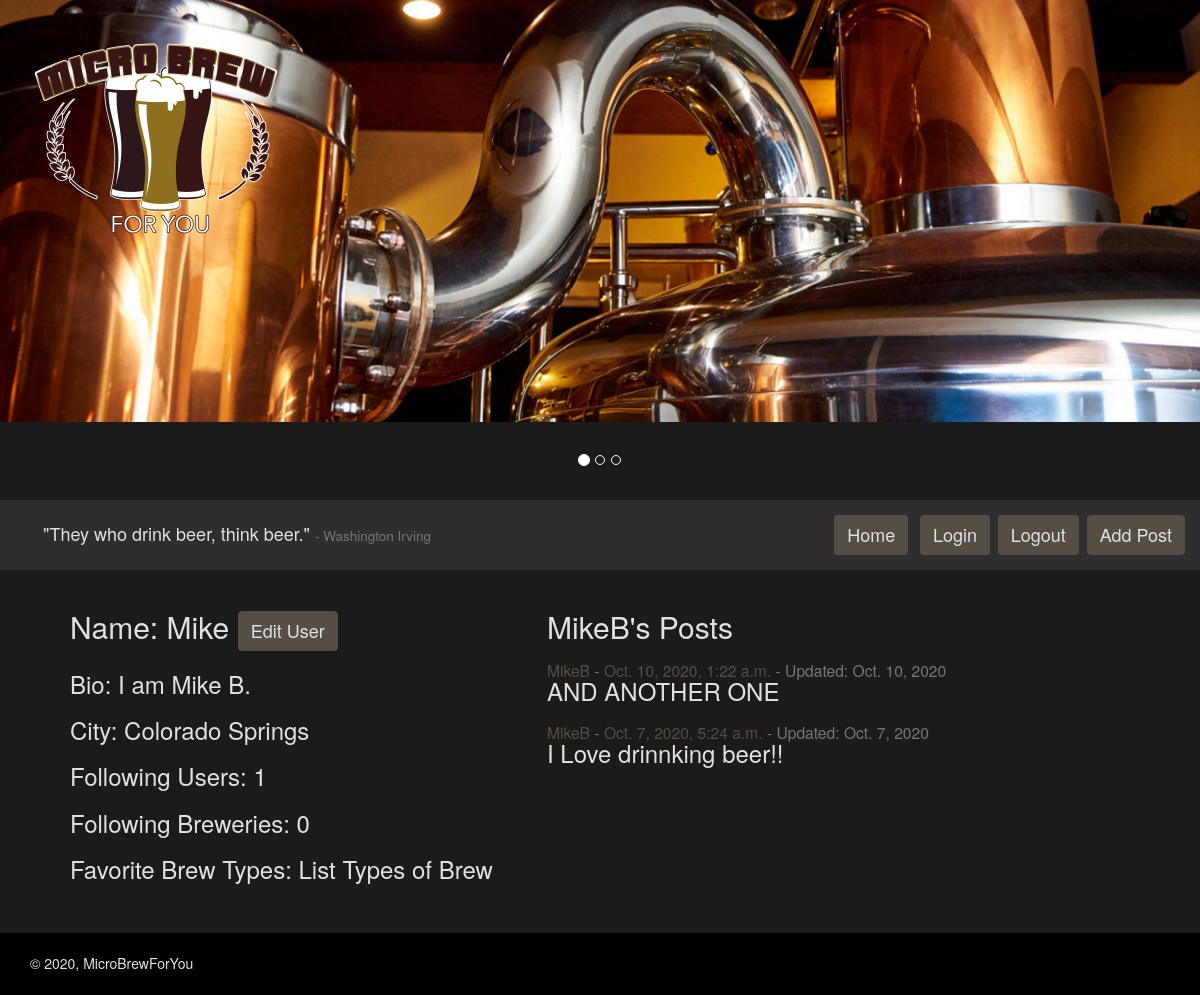
/user/4/ (signed in), run on an earlier commit of the app's database.
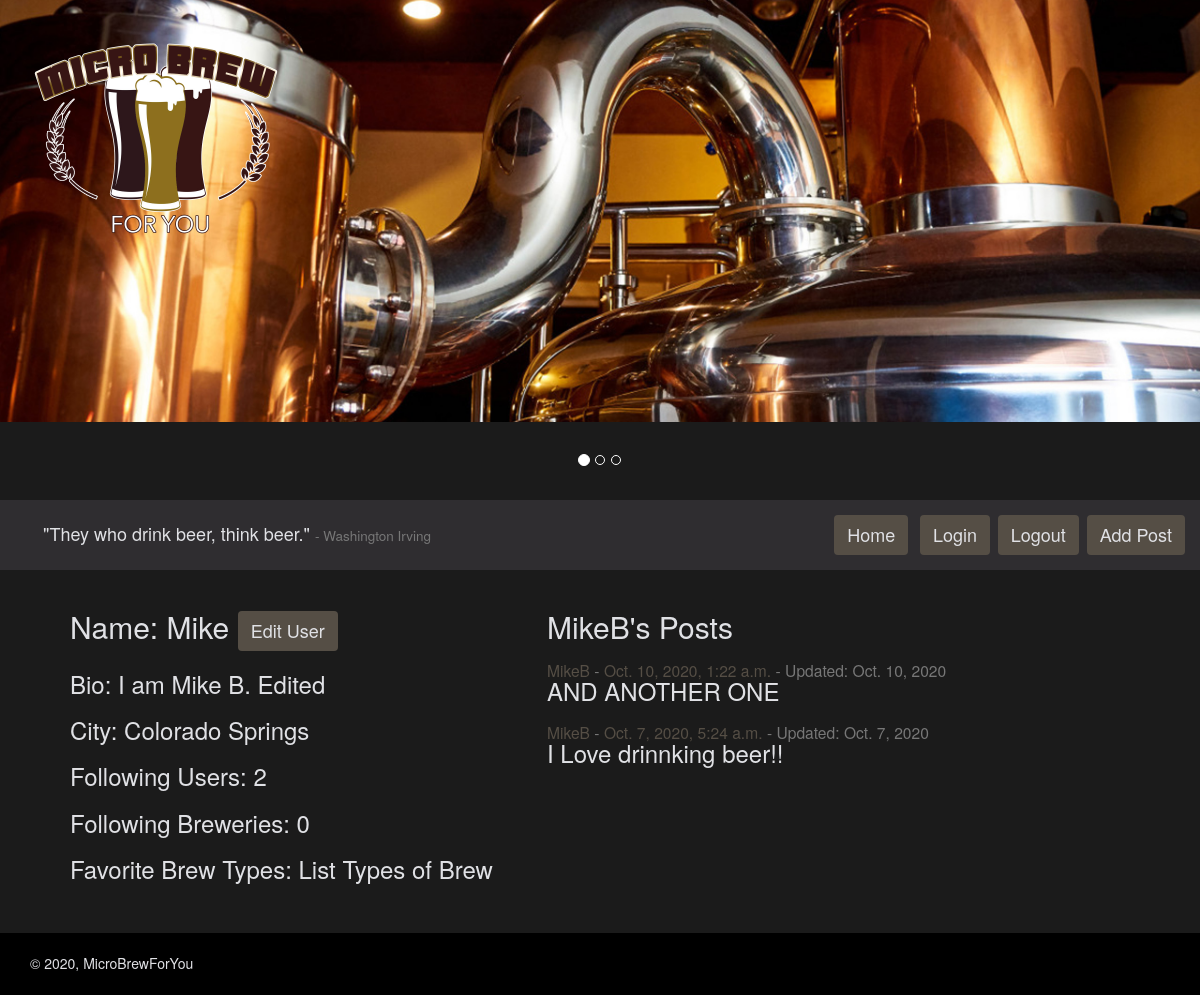
And on a later commit of the database.
### microbrewforyou_app/models.py (models this page shows)
class CustomUser(AbstractUser):
    bio = models.CharField(max_length=280, default='')
    user_image = models.ImageField(
        upload_to='CustomUser/', null=False, blank=False)
    users_following = models.ManyToManyField(
        "self", symmetrical=False, related_name='CustomUser')
    fav_breweries = models.ManyToManyField(
        "Breweries", symmetrical=False,
        related_name='fav_breweries', blank=True)
    fav_brewtypes = models.ManyToManyField(
        "BrewTypes", symmetrical=False,
        related_name='fav_brewtypes', blank=True)
    address = models.CharField(max_length=280)
    city = models.CharField(max_length=50)
    state = models.CharField(max_length=50)
    user_since = models.DateTimeField(default=timezone.now)
    REQUIRED_FIELDS = ['first_name', 'bio', 'address', 'city', 'state']
    def __str__(self):
        return self.username

### microbrewforyou_app/views.py (the view)
# urls.py: path('user/<int:user_id>/', UserDetailView.as_view(), name="userview"),
class UserDetailView(View):
    def get(self, request, user_id):
        selected_user = CustomUser.objects.filter(id=user_id).first()
        following_list = request.user.users_following.all()
        if selected_user.users_following:
            number_following = len(selected_user.users_following.all())
        else:
            number_following = 0
        user_posts = Posts.objects.filter(
            author=user_id).order_by('postTime').reverse()
        number_posts = len(user_posts)
        return render(
            request, "user_detail.html",
            {"number_posts": number_posts,
             "selected_user": selected_user,
             "user_posts": user_posts,
             "following_list": following_list,
             "number_following": number_following})

### templates/user_detail.html (shortened to what this page needs)
{% extends 'base.html' %} {% block content %}
<br />
<div class="main-user">
    <div class="two-column">
        <h2>Name: {{ selected_user.first_name }} {% if request.user == selected_user %}<a href="/edituser/{{selected_user.id}}/" class="btn button-menu">Edit User</a>{% endif %}</h2>
        <h3>Bio: {{ selected_user.bio }}</h3>
        <h3>City: {{ selected_user.city }}</h3>
        <h3>Following Users: {{ number_following }}</h3>
        <h3>Following Breweries: 0</h3>
        <h3>Favorite Brew Types: List Types of Brew</h3>
    </div>
    <div class="two-column">
        <h2>{{ selected_user }}'s Posts</h2>
        {% for post in user_posts %}
        <h3>
        <span class="small"
            ><a  class="custom_link" href="/user/{{ post.author.id }}/">{{ post.author }}</a> -
            <a  class="custom_link" href="/post/{{ post.id }}/">{{post.postTime}}</a></span
        ><span class="small"
            > - Updated: {{ post.lastUpdated }}</a></span><br />
        {{ post.body }}
        </h3>
        {% endfor %}
    </div>
</div>
<br />
<br />
{% endblock %}

What changed in the data, as far as the page shows it:
changed CustomUser "Mike": bio "I am Mike B." → "I am Mike B. Edited"
Also different on the page:
{{ number_following }}: "1" → "2"
